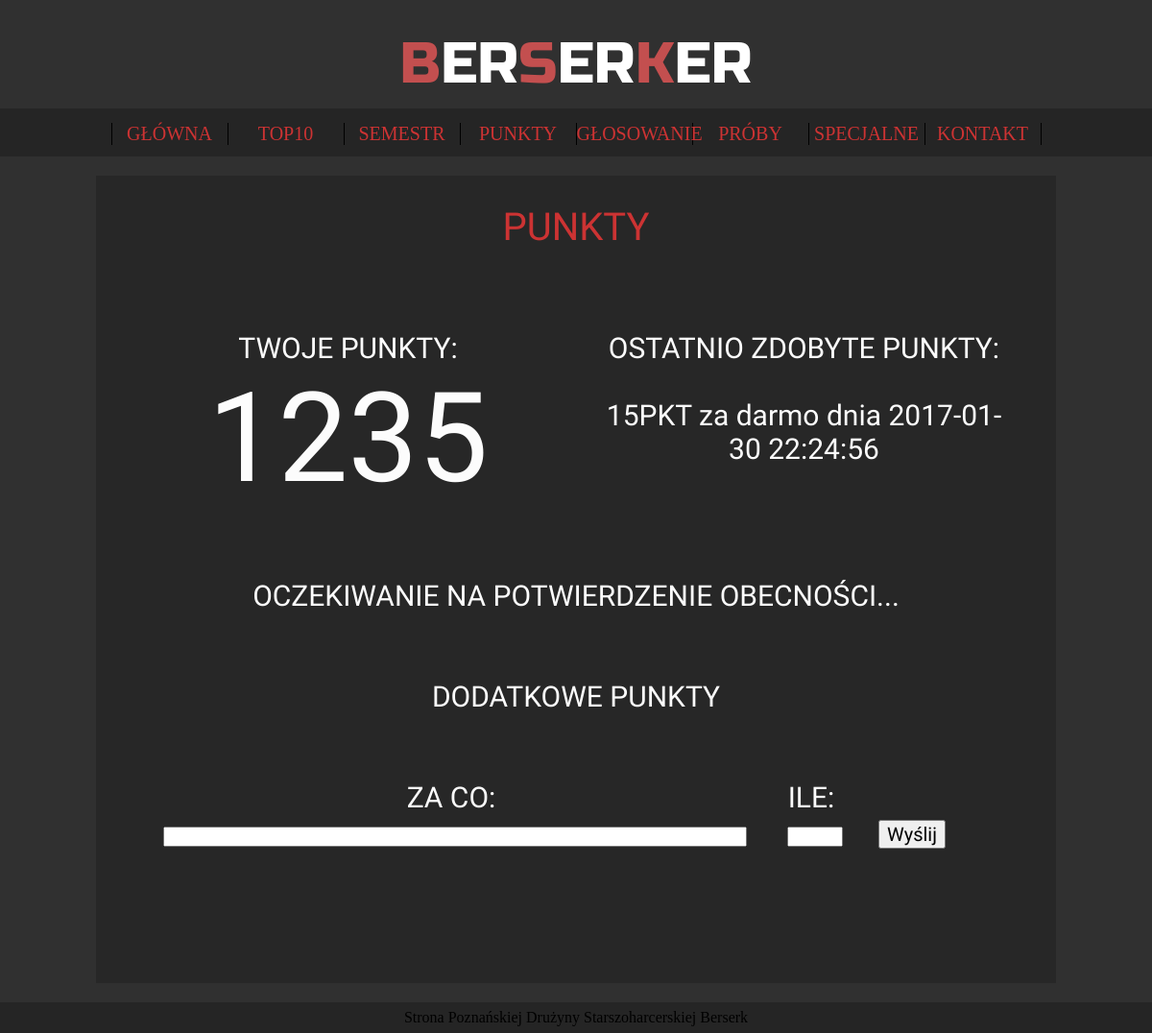
Page /punkty.php (signed in) on the committed database.
### tables this page shows
CREATE TABLE `punkty` (
  `nr` int(11) NOT NULL,
  `id` int(11) NOT NULL,
  `data` datetime NOT NULL,
  `za_co` tinytext NOT NULL,
  `ile` int(11) NOT NULL,
  `status` tinytext NOT NULL
);

### punkty.php (the view, shortened to what this page needs)
<!DOCTYPE HTML>
<html lang ="pl">
<head>
	<link href="style-boczna.css" rel="stylesheet" type="text/css"/>
</head>
<body>
			<?PHP
				require_once "menu i stopka.php";
				echo $menu;
				?>
	<div id="container" style="text-align:center; font-family: 'Barrio', cursive; font-size: 30px;	color: #fcfcfc;">
				<span style="text-align: center; display:block; padding-top: 30px;	font-family: 'Barrio', cursive; color:#cc3333; font-size: 40px; "> PUNKTY </span>
		</br><div style="font-size:13px;"></br></div>
		<div class="prostokat">
				TWOJE PUNKTY:</br>
				<?php echo '<div style="font-size: 130px;">'.$_SESSION['punkty'].'</div>'; ?>
		</div>
		<div class="prostokat">
				OSTATNIO ZDOBYTE PUNKTY:</br></br>
				<?php
					require_once "connect.php";
							$polaczenie = @new mysqli($host, $db_user, $db_password, $db_name);
							if ($polaczenie->connect_errno!=0)
							{
								$_SESSION['blad'] = "blad serwera";
								header('Location: index.php');
								exit();
							}
							else{
								$polaczenie -> query ('SET NAMES utf8');
								$polaczenie -> query ('SET CHARACTER_SET utf8_unicode_ci');
								if($result = $polaczenie->query(sprintf("SELECT ile, za_co, data FROM punkty WHERE '%f'= id  and status = 'zatwierdzono' ORDER BY data DESC LIMIT 1", $_SESSION['id']))){
									if($result ->num_rows)
									{
										while($rows = $result ->fetch_object()){
											echo $rows->ile.'PKT '.$rows->za_co.' dnia '.$rows->data.'</br><div style="font-size:8px;"></br></div>';
										}
									}
								}
							}
				?>
		</div>
		<div style="margin: 70px; text-align: center;">
		<?php
				if(!$_SESSION['czybyl']) {$_SESSION['dod_punkty_ile']=10; $_SESSION['dod_punkty_zaco']="obecność na zbiórce";
				echo '
									<form action="dod_punkty.php" method="post">
									 <input type="submit" style=" width:800px;  background-color:#807687; height:50px; font-size:30px; color: white;"value="DODAJ OBECNOŚĆ NA ZBIÓRCE"/>
				</form>';}
				else echo "OCZEKIWANIE NA POTWIERDZENIE OBECNOŚCI...";
		?>
		</div>
		<div style="text-align: center;">
			DODATKOWE PUNKTY
			</div >
				<div style="text-align:center; margin:70px; padding-bottom: 70px;">
				<form action="dod_punkty.php" id="formularz" method="post">
				<div style="display:block; float:left;width: 600px; margin-right: 50px;">			ZA CO: <br/><input type="text" style="width: 600px;" name="zaco"/></br></div>
				<div style="display:block; float:left; width:50px;">				ILE:<br/><input type="text" style="width:50px;" name="ile"/></div>
				</br><input type="submit" style="width:70px;font-family: 'Barrio', cursive; font-size:20px;" value="Wyślij"/>
				</form>
			</div>
		</div>
<?PHP
		echo $footer;
	?>
</body>
</html>

### style-boczna.css (style rules this page uses)
body { background-color: #303030; color: white; font-size: 20px; margin: 0 !important; min-height: 100vh; }
#container { margin-left: auto; margin-right: auto; margin-top: 20px; margin-bottom: 20px; background-color: #272727; width:1000px; text-align:center; min-height: 70vh; }
#container:after { content: " "; display: block; clear: both; }
.prostokat { width:425px; margin-left:50px; min-height:200px; float: left; text-align:center; font-family: 'Barrio', cursive; font-size: 30px; color: #fcfcfc; }

### rows in the picture
punkty: ile "15", za_co "za darmo", data "2017-01-30 22:24:56"

### other values in the picture
$_SESSION['punkty'] "1235"
